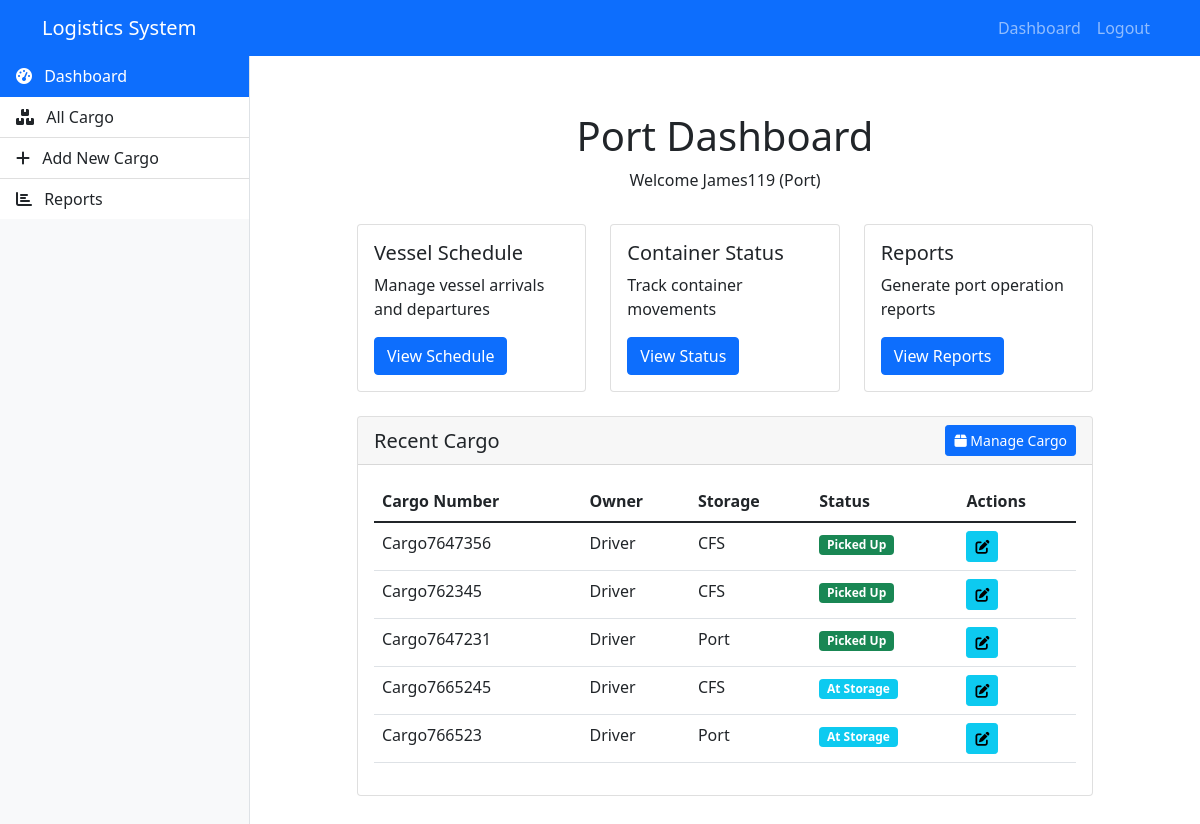
Page /dashboard/port/ (signed in) on the committed database.
### users/models.py (models this page shows, shortened)
class CustomUser(AbstractUser):
    USER_TYPE_CHOICES = (
        ('PORT', 'Port'),
        ('CFS', 'CFS'),
        ('DEPOT', 'Depot'),
        ('DRIVER', 'Truck Driver'),
    )
    user_type = models.CharField(max_length=10, choices=USER_TYPE_CHOICES)
    email = models.EmailField(unique=True)
    phone = models.CharField(max_length=15, blank=True)
    company_name = models.CharField(max_length=100, blank=True)
    USERNAME_FIELD = 'email'
    REQUIRED_FIELDS = ['username', 'user_type']

class Cargo(models.Model):
    cargo_number = models.CharField(max_length=100, unique=True)
    cargo_owner = models.CharField(max_length=200)
    storage = models.CharField(max_length=200)
    arrival_date = models.DateField()
    pickup_date = models.DateField()
    scheduled_pickup_time = models.DateTimeField(null=True, blank=True)
    arrived_at_storage = models.BooleanField(default=False)
    is_picked_up = models.BooleanField(default=False)
    created_at = models.DateTimeField(auto_now_add=True)
    updated_at = models.DateTimeField(auto_now=True)
    port = models.ForeignKey(CustomUser, on_delete=models.CASCADE, limit_choices_to={'user_type': 'PORT'}, related_name='port_cargos')
    cfs = models.ForeignKey(CustomUser, on_delete=models.CASCADE, limit_choices_to={'user_type': 'CFS'}, related_name='cfs_cargos', null=True, blank=True)
    driver = models.ForeignKey(CustomUser, on_delete=models.SET_NULL, limit_choices_to={'user_type': 'DRIVER'}, related_name='driver_cargos', null=True, blank=True)
    cfs_received = models.BooleanField(default=False)
    cfs_picked_up = models.BooleanField(default=False)
    class Meta:
        ordering = ['-created_at']

### users/views.py (the view)
# urls.py: path('dashboard/', views.dashboard_view, name='dashboard'),
@login_required
def dashboard_view(request):
    user_type = request.user.user_type.lower()
    template_name = f'dashboard/{user_type}_dashboard.html'
    context = {}
    if user_type == 'port':
        context['cargo_list'] = Cargo.objects.filter(port=request.user)
    elif user_type == 'cfs':
        context['cargo_list'] = Cargo.objects.filter(storage__icontains=request.user.company_name)
    elif user_type == 'driver':
        context['cargo_list'] = Cargo.objects.filter(
            cargo_owner__icontains=request.user.company_name,
            driver__isnull=True  # Only show unassigned cargo
        )
    return render(request, template_name, context)

### templates/dashboard/port_dashboard.html (shortened to what this page needs)
{% extends 'base.html' %}
{% block content %}
<div class="dashboard-container">
    <div class="dashboard-header">
        <h1>Port Dashboard</h1>
        <p>Welcome {{ user.username }} ({{ user.company_name }})</p>
    </div>
    <div class="row mb-4">
        <div class="col-md-4">
            <div class="card">
                <div class="card-body">
                    <h5 class="card-title">Vessel Schedule</h5>
                    <p class="card-text">Manage vessel arrivals and departures</p>
                    <a href="#" class="btn btn-primary">View Schedule</a>
                </div>
            </div>
        </div>
        <div class="col-md-4">
            <div class="card">
                <div class="card-body">
                    <h5 class="card-title">Container Status</h5>
                    <p class="card-text">Track container movements</p>
                    <a href="#" class="btn btn-primary">View Status</a>
                </div>
            </div>
        </div>
        <div class="col-md-4">
            <div class="card">
                <div class="card-body">
                    <h5 class="card-title">Reports</h5>
                    <p class="card-text">Generate port operation reports</p>
                    <a href="#" class="btn btn-primary">View Reports</a>
                </div>
            </div>
        </div>
    </div>
    <div class="row">
        <div class="col-12">
            <div class="card">
                <div class="card-header d-flex justify-content-between align-items-center">
                    <h5 class="mb-0">Recent Cargo</h5>
                    <a href="{% url 'cargo_list' %}" class="btn btn-primary btn-sm">
                        <i class="fas fa-box"></i> Manage Cargo
                    </a>
                </div>
                <div class="card-body">
                    <div class="table-responsive">
                        <table class="table">
                            <thead>
                                <tr>
                                    <th>Cargo Number</th>
                                    <th>Owner</th>
                                    <th>Storage</th>
                                    <th>Status</th>
                                    <th>Actions</th>
                                </tr>
                            </thead>
                            <tbody>
                                {% for cargo in cargo_list|slice:":5" %}
                                <tr>
                                    <td>{{ cargo.cargo_number }}</td>
                                    <td>{{ cargo.cargo_owner }}</td>
                                    <td>{{ cargo.storage }}</td>
                                    <td>
                                        {% if cargo.is_picked_up %}
                                        <span class="badge bg-success">Picked Up</span>
                                        {% elif cargo.arrived_at_storage %}
                                        <span class="badge bg-info">At Storage</span>
                                        {% else %}
                                        <span class="badge bg-warning">Pending</span>
                                        {% endif %}
                                    </td>
                                    <td>
                                        <a href="{% url 'cargo_update' cargo.pk %}" class="btn btn-sm btn-info">
                                            <i class="fas fa-edit"></i>
                                        </a>
                                    </td>
                                </tr>
                                {% empty %}
                                <tr>
                                    <td colspan="5" class="text-center">No cargo records found.</td>
                                </tr>
                                {% endfor %}
                            </tbody>
                        </table>
                    </div>
                </div>
            </div>
        </div>
    </div>
</div>
{% endblock %}

### static/css/styles.css (style rules this page uses)
.dashboard-container { max-width: 800px; margin: 0 auto; padding: 2rem; }
.dashboard-header { margin-bottom: 2rem; text-align: center; }

### rows in the picture
CustomUser: username "James119", company_name "Port"
Cargo: cargo_number "Cargo7647356", cargo_owner "Driver", storage "CFS", is_picked_up "Picked Up"
Cargo: cargo_number "Cargo762345", cargo_owner "Driver", storage "CFS", is_picked_up "Picked Up"
Cargo: cargo_number "Cargo7647231", cargo_owner "Driver", storage "Port", is_picked_up "Picked Up"
Cargo: cargo_number "Cargo7665245", cargo_owner "Driver", storage "CFS", is_picked_up "At Storage"
Cargo: cargo_number "Cargo766523", cargo_owner "Driver", storage "Port", is_picked_up "At Storage"
